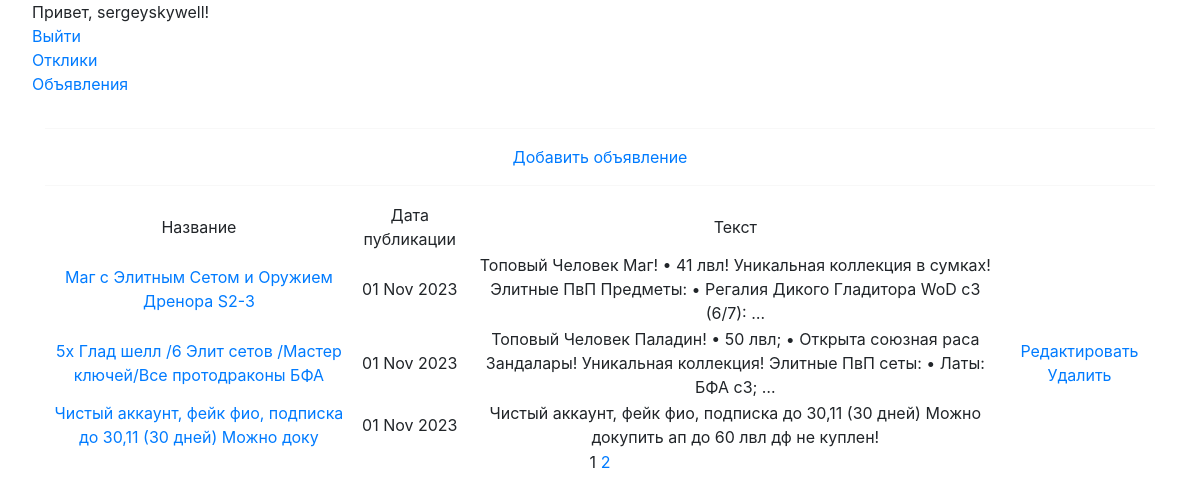
Screenshot of / (signed in) with the database file from the repository.
### board/models.py (models this page shows, shortened)
class Advertisement(models.Model):
    title = models.CharField(max_length=64)
    text = models.TextField()
    author = models.ForeignKey(User, on_delete=models.CASCADE)
    TANKS = 'TN'
    HEALERS = 'HL'
    DAMAGEDEALERS = 'DD'
    MERCHANTS = 'MC'
    GUILDMASTERS = 'GM'
    QUESTGIVERS = 'QG'
    BLACKSMITHS = 'BS'
    LEATHERWORKERS = 'LW'
    POTIONMASTERS = 'PM'
    SPELLMASTERS = 'SM'
    CATEGORY_CHOISES = (
        (TANKS, 'Танки'),
        (HEALERS, 'Хилы'),
        (DAMAGEDEALERS, 'ДД'),
        (MERCHANTS, 'Торговцы'),
        (GUILDMASTERS, 'Гилдмастеры'),
        (QUESTGIVERS, 'Квестгиверы'),
        (BLACKSMITHS, 'Кузнецы'),
        (LEATHERWORKERS, 'Кожевники'),
        (POTIONMASTERS, 'Зельевары'),
        (SPELLMASTERS, 'Мастера заклинаний')
    )
    category = models.CharField(max_length=2, choices=CATEGORY_CHOISES)
    dateCreation = models.DateTimeField(auto_now_add=True)
    image = models.ImageField(upload_to='uploads/', blank=True, null=True)
    upload = models.FileField(upload_to='uploads/', blank=True, null=True)

### board/views.py (the view)
# urls.py: path('', AdsList.as_view(template_name='ads.html')),
class AdsList(ListView):
    model = Advertisement
    template_name = 'ads.html'
    context_object_name = 'Ads'
    paginate_by = 3 # Сделал немного, чтобы можно было проверить работоспособность
    ordering = ['-dateCreation']

### templates/ads.html (shortened to what this page needs)
{% extends 'flatpages/default.html' %}
{% block content %}
<hr>
    {% if user.is_authenticated %}
        <a href="{% url 'ad_create' %}">Добавить объявление</a>
    {% endif %}
<hr>
        <table>
            <tr>
                <td>Название</td>
                <td>Дата публикации</td>
                <td>Текст</td>
            </tr>
            {% for ad in Ads %}
            <tr>
                <td><a href="{% url 'ad_detail' ad.id %}">{{ ad.title }}</a></td>
                <td>{{ ad.dateCreation|date:'d M Y' }}</td>
                <td>{{ ad.text|truncatewords:20 }}</td>
                <td>
                    {% if user.is_authenticated and user == ad.author %}
                        <a href="{% url 'ad_edit' pk=ad.id %}">Редактировать</a>
                        <a href="{% url 'ad_delete' pk=ad.id %}">Удалить</a>
                    {% endif %}
                </td>
            </tr>
            {% endfor %}
        </table>
           {{ page_obj.number }}
           {% if page_obj.has_next %}
               <a href="?page={{ page_obj.next_page_number }}">{{ page_obj.next_page_number }}</a>
           {% endif %}
{% endblock content %}

### templates/flatpages/default.html (shortened to what this page needs)
<!DOCTYPE html>
<html lang="ru">
    <head>
        {% load static %}
        <link href="{% static 'css/styles.css' %}" rel="stylesheet" />
        <link rel="stylesheet" href="https://stackpath.bootstrapcdn.com/bootstrap/4.5.2/css/bootstrap.min.css">
    </head>
    <body>
    <nav>
        <ul>
            {% if user.is_authenticated %}
                <li>Привет, {{ user.username }}!</li>
                <li><a href="{% url 'account_logout' %}">Выйти</a></li>
                <li><a href="{% url 'manage_responses' %}">Отклики</a></li>
            {% else %}
                <li><a href="{% url 'account_login' %}">Войти</a></li>
                <li><a href="{% url 'account_signup' %}">Зарегистрироваться</a></li>
            {% endif %}
                <a href="{% url 'Ads' %}">Объявления</a>
        </ul>
    </nav>
        <div class="container">
           <div class="row">
               <div class="col-lg-12 text-center">
                   {% block content %}{% endblock content %}
               </div>
           </div>
        </div>
    </body>
</html>

### templates/flatpages/default.html (style rules this page uses)
li { list-style-type: none; }

### rows the page displays
Advertisement: title "Маг с Элитным Сетом и Оружием Дренора S2-3", dateCreation "01 Nov 2023", text "Топовый Человек Маг! • 41 лвл! Уникальная коллекция в сумках! Элитные ПвП Предметы: • Регалия Дикого Гладитора WoD с3 (6/7): …"
Advertisement: title "5x Глад шелл /6 Элит сетов /Мастер ключей/Все протодраконы БФА", dateCreation "01 Nov 2023", text "Топовый Человек Паладин! • 50 лвл; • Открыта союзная раса Зандалары! Уникальная коллекция! Элитные ПвП сеты: • Латы: БФА с3; …", shows "Редактировать"
Advertisement: title "Чистый аккаунт, фейк фио, подписка до 30,11 (30 дней) Можно доку", dateCreation "01 Nov 2023", text "Чистый аккаунт, фейк фио, подписка до 30,11 (30 дней) Можно докупить ап до 60 лвл дф не куплен!"

### other values shown
{{ user.username }} "sergeyskywell"
{{ page_obj.number }} "1"
{{ page_obj.next_page_number }} "2"
